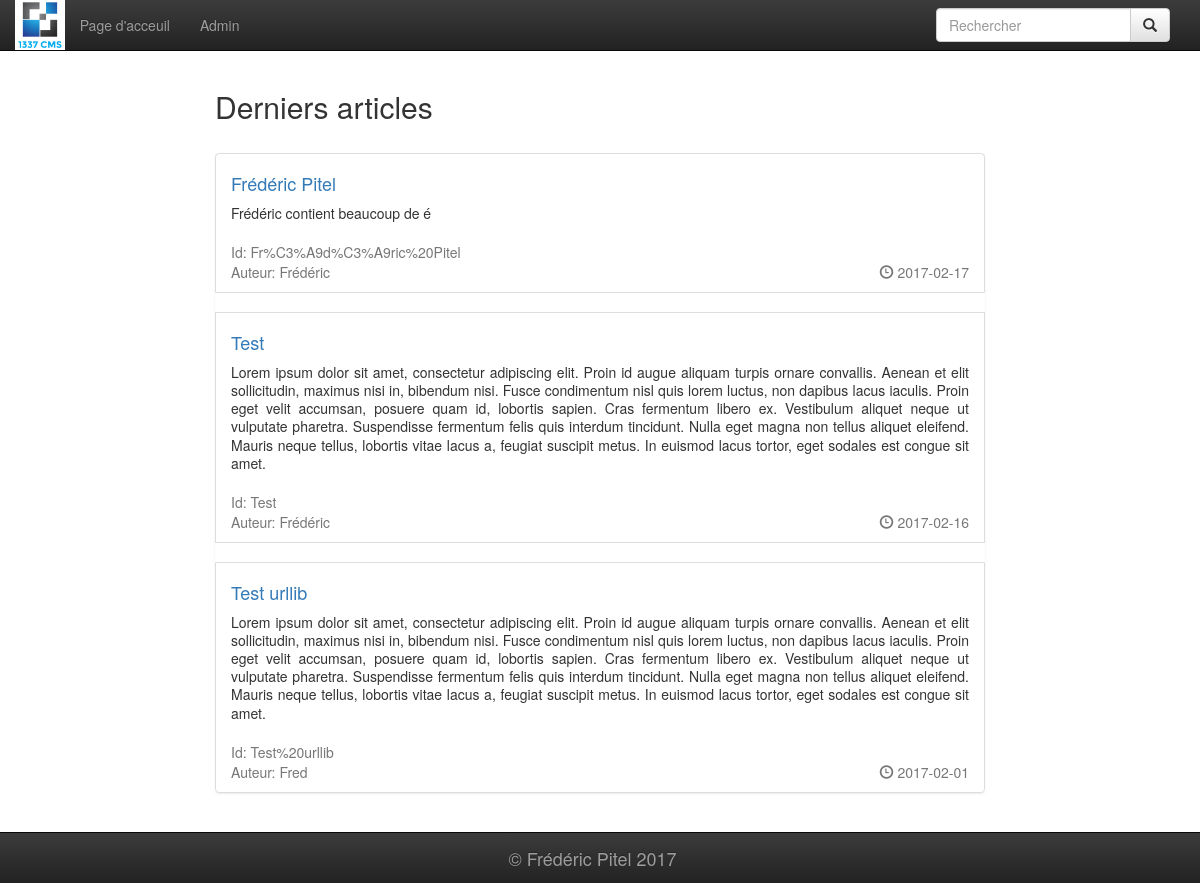
The app's page /, older data.
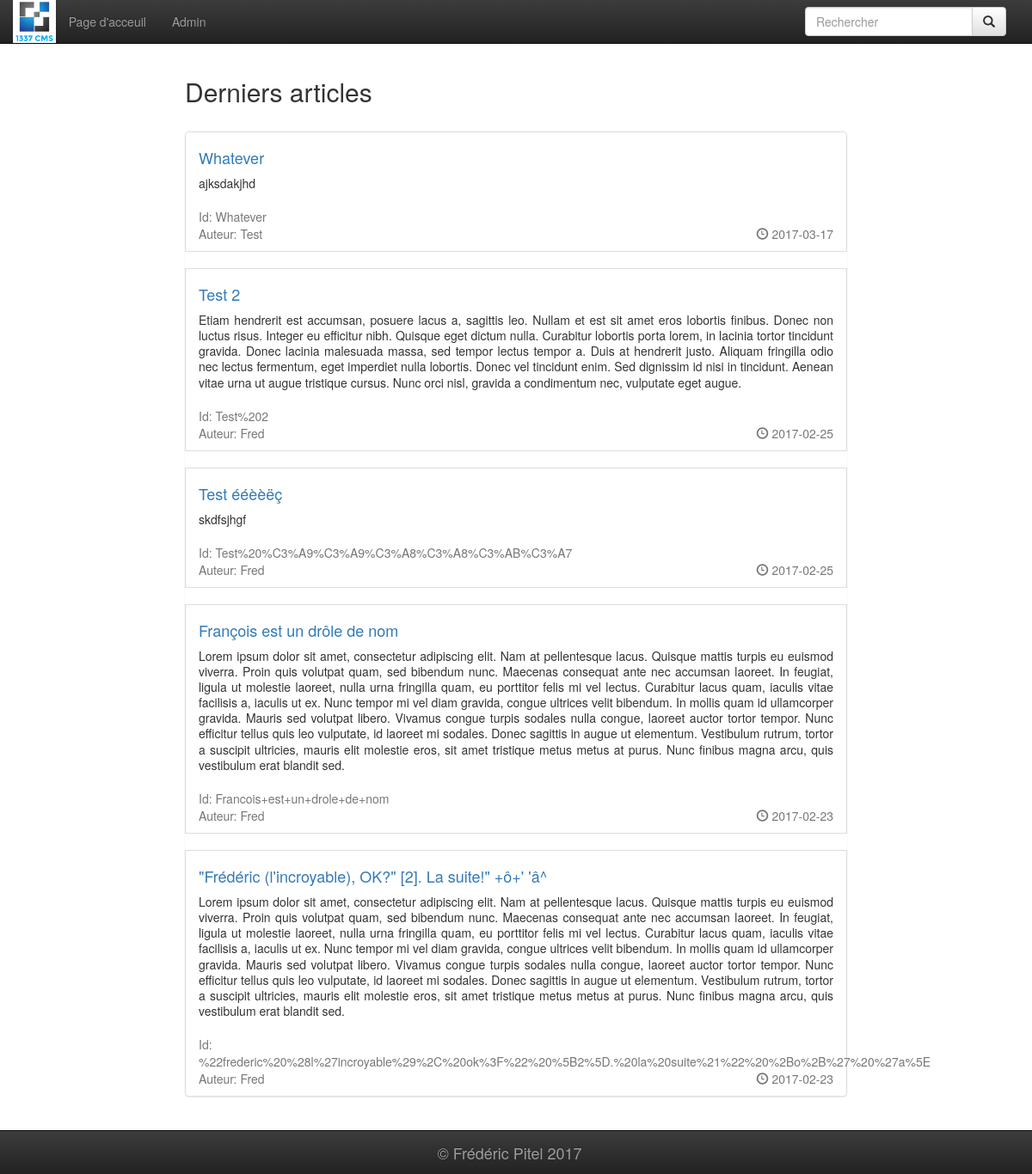
The same page, newer data.
### tables this page shows
CREATE TABLE article (
  id integer primary key,
  titre varchar(100),
  identifiant varchar(50),
  auteur varchar(100),
  date_publication text,
  paragraphe varchar(500)
);

### index.py (the view)
@app.route('/')
def page_accueil():
    date = datetime.date.today().isoformat()
    articles = get_db().get_derniers_articles(date)
    return render_template('acceuil.html',
                           articles=articles)

### database.py (called while the page is built)
    def get_connection(self):
        if self.connection is None:
            self.connection = sqlite3.connect(PATH_TO_DB)
        return self.connection

    def disconnect(self):
        if self.connection is not None:
            self.connection.close()

    def get_derniers_articles(self, date):
        cursor = self.get_connection().cursor()
        cursor.execute("SELECT * FROM article "
                       "WHERE date_publication <= '{}'"
                       "ORDER BY date_publication DESC LIMIT 5;"
                       .format(date))
        return [Article(row) for row in cursor.fetchall()]

### index.py (called while the page is built)
def get_db():
    db = getattr(g, '_database', None)
    if db is None:
        g._database = Database()
    return g._database

@app.teardown_appcontext
def close_connection(exception):
    db = getattr(g, '_database', None)
    if db is not None:
        db.disconnect()

### templates/acceuil.html
{% extends "wrapper.html" %}
{% block content %}
    <h2>Derniers articles</h2><br/>
    {% if not articles %}
        <h3>Aucun article.</h3>
    {% else %}
        <ul class="list-group">
            {% for article in articles %}
                <li class="list-group-item">
                    <h4><a href="/article/{{ article.identifiant }}" class="list-group-item-heading">{{ article.titre }}</a></h4>
                    <p class ="list-group-item-text" style="text-align:justify;">{{ article.paragraphe }}</p><br/>
                    <div class="text-muted">Id: {{ article.identifiant }}</div>
                    <div class="row text-muted">
                        <div class="col-md-6">Auteur: {{ article.auteur }}</div>
                        <div class="col-md-6 text-right"><span class="glyphicon glyphicon-time"></span> {{ article.date }}</div>
                    </div>
                </li>
                {% if not loop.last %}
                    <br/>
                {% endif %}
            {% endfor %}
        </ul>
    {% endif %}
{% endblock %}

Row changes from the older to the newer data that the page shows:
no longer on this page (row edited): article: titre "Test", paragraphe "Lorem ipsum dolor sit amet, consectetur adipiscing elit. Proin id augue aliquam turpis ornare convallis. Aenean et elit sollicitudin, maximus nisi in, bibendum nisi. Fusce condimentum nisl quis lorem luctus, non dapibus lacus iaculis. Proin eget velit accumsan, posuere quam id, lobortis sapien. Cras fermentum libero ex. Vestibulum aliquet neque ut vulputate pharetra. Suspendisse fermentum felis quis interdum tincidunt. Nulla eget magna non tellus aliquet eleifend. Mauris neque tellus, lobortis vitae lacus a, feugiat suscipit metus. In euismod lacus tortor, eget sodales est congue sit amet.", identifiant "Test", auteur "Frédéric", date "2017-02-16"
no longer on this page (row edited): article: titre "Test urllib", paragraphe "Lorem ipsum dolor sit amet, consectetur adipiscing elit. Proin id augue aliquam turpis ornare convallis. Aenean et elit sollicitudin, maximus nisi in, bibendum nisi. Fusce condimentum nisl quis lorem luctus, non dapibus lacus iaculis. Proin eget velit accumsan, posuere quam id, lobortis sapien. Cras fermentum libero ex. Vestibulum aliquet neque ut vulputate pharetra. Suspendisse fermentum felis quis interdum tincidunt. Nulla eget magna non tellus aliquet eleifend. Mauris neque tellus, lobortis vitae lacus a, feugiat suscipit metus. In euismod lacus tortor, eget sodales est congue sit amet.", identifiant "Test%20urllib", auteur "Fred", date "2017-02-01"
added article: titre "Whatever", paragraphe "ajksdakjhd", identifiant "Whatever", auteur "Test", date "2017-03-17"
changed article: titre "Frédéric Pitel" → "Test 2"; paragraphe "Frédéric contient beaucoup de é" → "Etiam hendrerit est accumsan, posuere lacus a, sagittis leo. Nullam et est sit amet eros lobortis finibus. Donec non luctus risus. Integer eu efficitur nibh. Quisque eget dictum nulla. Curabitur lobortis porta lorem, in lacinia tortor tincidunt gravida. Donec lacinia malesuada massa, sed tempor lectus tempor a. Duis at hendrerit justo. Aliquam fringilla odio nec lectus fermentum, eget imperdiet nulla lobortis. Donec vel tincidunt enim. Sed dignissim id nisi in tincidunt. Aenean vitae urna ut augue tristique cursus. Nunc orci nisl, gravida a condimentum nec, vulputate eget augue."; identifiant "Fr%C3%A9d%C3%A9ric%20Pitel" → "Test%202"; auteur "Frédéric" → "Fred"; date "2017-02-17" → "2017-02-25"
added article: titre "Test ééèèëç", paragraphe "skdfsjhgf", identifiant "Test%20%C3%A9%C3%A9%C3%A8%C3%A8%C3%AB%C3%A7", auteur "Fred", date "2017-02-25"
added article: titre "François est un drôle de nom", paragraphe "Lorem ipsum dolor sit amet, consectetur adipiscing elit. Nam at pellentesque lacus. Quisque mattis turpis eu euismod viverra. Proin quis volutpat quam, sed bibendum nunc. Maecenas consequat ante nec accumsan laoreet. In feugiat, ligula ut molestie laoreet, nulla urna fringilla quam, eu porttitor felis mi vel lectus. Curabitur lacus quam, iaculis vitae facilisis a, iaculis ut ex. Nunc tempor mi vel diam gravida, congue ultrices velit bibendum. In mollis quam id ullamcorper gravida. Mauris sed volutpat libero. Vivamus congue turpis sodales nulla congue, laoreet auctor tortor tempor. Nunc efficitur tellus quis leo vulputate, id laoreet mi sodales. Donec sagittis in augue ut elementum.…", identifiant "Francois+est+un+drole+de+nom", auteur "Fred", date "2017-02-23"
added article: titre "\"Frédéric (l'incroyable), OK?\" [2]. La suite!\" +ô+' 'â^", paragraphe "Lorem ipsum dolor sit amet, consectetur adipiscing elit. Nam at pellentesque lacus. Quisque mattis turpis eu euismod viverra. Proin quis volutpat quam, sed bibendum nunc. Maecenas consequat ante nec accumsan laoreet. In feugiat, ligula ut molestie laoreet, nulla urna fringilla quam, eu porttitor felis mi vel lectus. Curabitur lacus quam, iaculis vitae facilisis a, iaculis ut ex. Nunc tempor mi vel diam gravida, congue ultrices velit bibendum. In mollis quam id ullamcorper gravida. Mauris sed volutpat libero. Vivamus congue turpis sodales nulla congue, laoreet auctor tortor tempor. Nunc efficitur tellus quis leo vulputate, id laoreet mi sodales. Donec sagittis in augue ut elementum.…", identifiant "%22frederic%20%28l%27incroyable%29%2C%20ok%3F%22%20%5B2%5D.%20la%20suite%21%22%20%2Bo%2B%27%20%27a%5E", auteur "Fred", date "2017-02-23"
